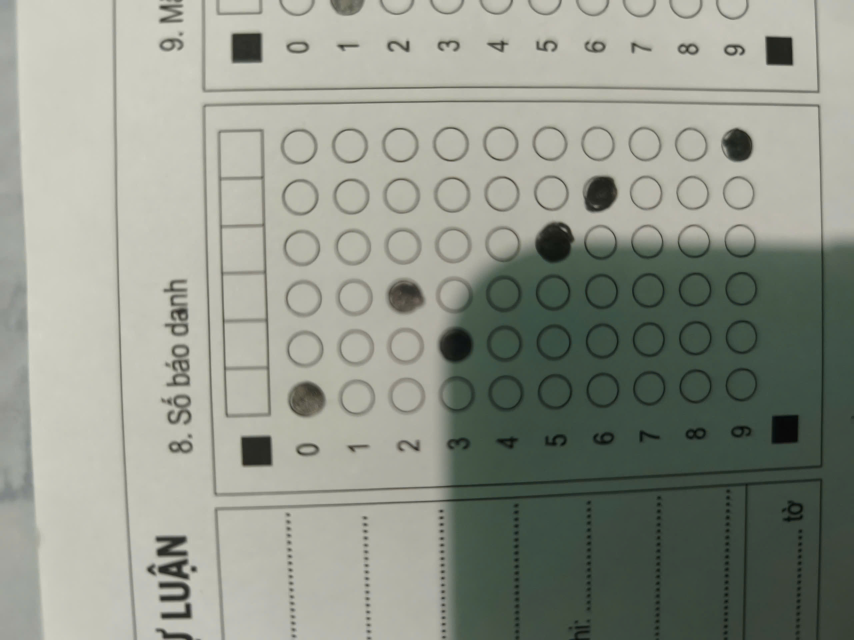
#> input picture test/fixtures/shadow-candidate.png, 2560 x 1920 px (shown at 1/3 size); its folder holds 3 pictures in this run
$ python shadow_normalization_probe.py
#> lines starting #> are read from the running program, lines starting #| are printed output that depends on the picture
"""Offline experiment only; does not modify app code or original fixtures."""
from pathlib import Path
from PIL import Image, ImageFilter
import numpy as np
r=Path(__file__).resolve().parents[1]
for part in ['candidate','code','answers']:
    image=Image.open(r/f'test/fixtures/shadow-{part}.png').convert('L')
    small=image.copy(); small.thumbnail((500,500))
#> after `small.thumbnail((500, 500))`:
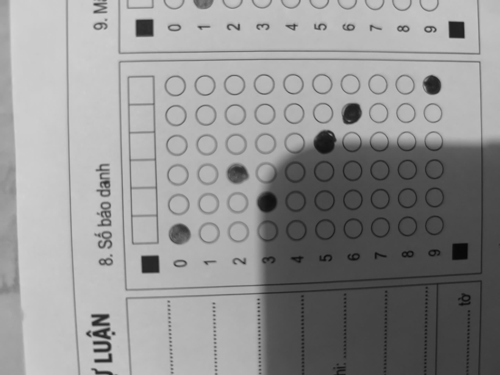
#> small: PIL image 500x375 L; min 8, max 212, mean 146.9
    illumination=small.filter(ImageFilter.MaxFilter(31)).filter(ImageFilter.GaussianBlur(3))
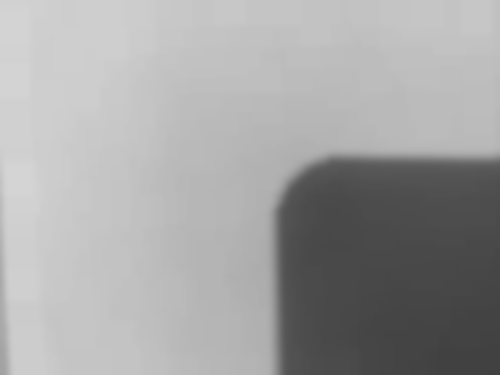
#> illumination: PIL image 500x375 L; min 63, max 212, mean 162.4
    illumination=illumination.resize(image.size,Image.Resampling.BILINEAR)
#> illumination: PIL image 2560x1920 L
    raw=np.asarray(image,dtype=np.float32); bg=np.asarray(illumination,dtype=np.float32)
    corrected=np.minimum(255,raw*240/np.maximum(bg,20)).astype(np.uint8)
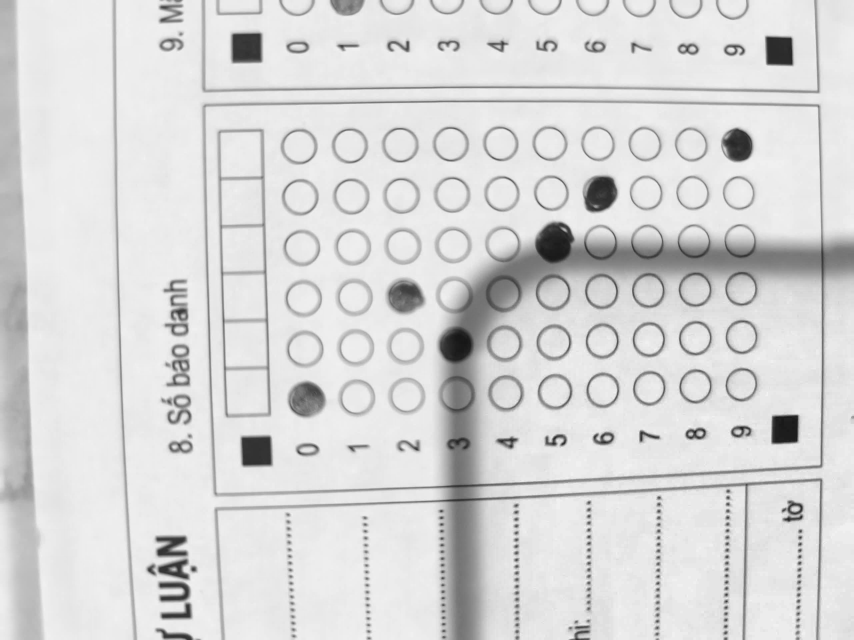
#> corrected: shape (1920, 2560) (shown at 1/3 size); min 16, max 255, mean 215.9
    Image.fromarray(corrected).save(r/f'build/shadow-normalized-{part}.png')
    print(part, 'paper illumination percentiles',np.percentile(bg,[5,50,95]).round().tolist())
#| candidate paper illumination percentiles [70.0, 187.0, 206.0]
#> pass 2 of the loop `for part in ['candidate','code','answers']:`:
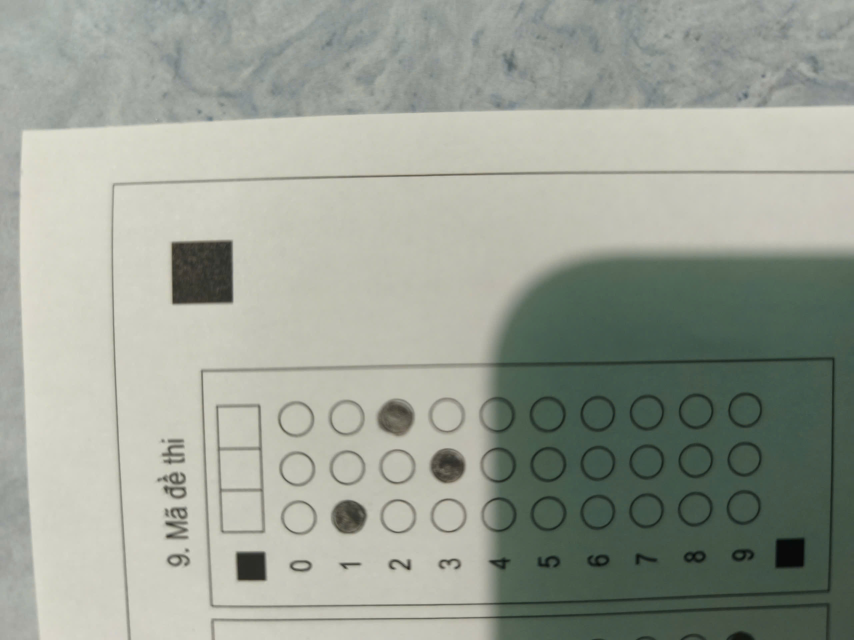
#> input picture test/fixtures/shadow-code.png, 2560 x 1920 px (shown at 1/3 size)
#> `illumination=small.filter(ImageFilter.MaxFilter(31)).filter(ImageFilte..`:
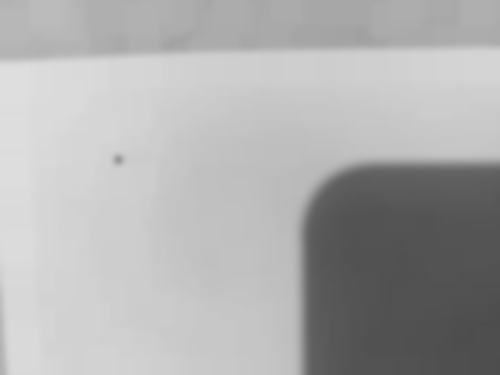
#> illumination: PIL image 500x375 L; min 76, max 222, mean 173.6
#> `corrected=np.minimum(255,raw*240/np.maximum(bg,20)).astype(np.uint8)`:
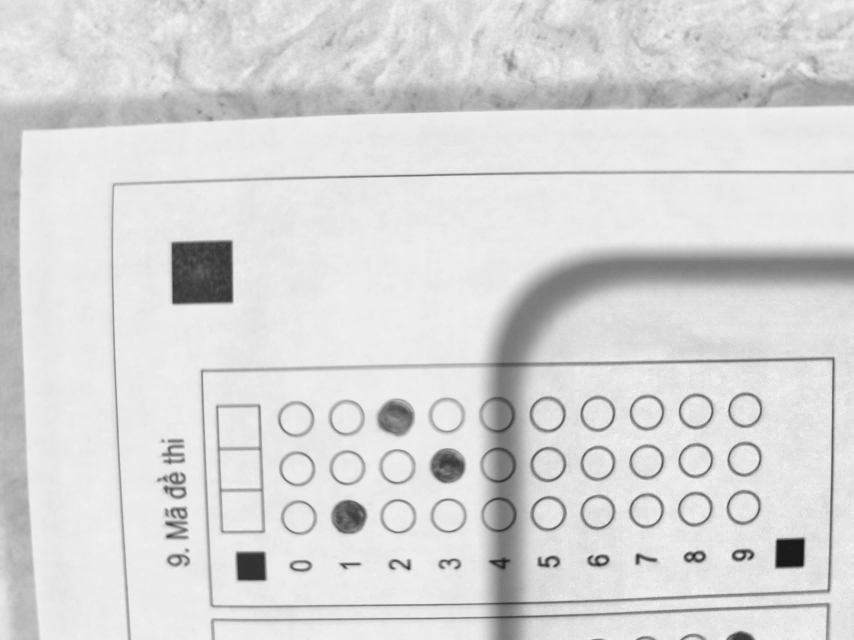
#> corrected: shape (1920, 2560) (shown at 1/3 size); min 18, max 255, mean 215.9
#| code paper illumination percentiles [82.0, 195.0, 217.0]
#> pass 3 of the loop `for part in ['candidate','code','answers']:`:
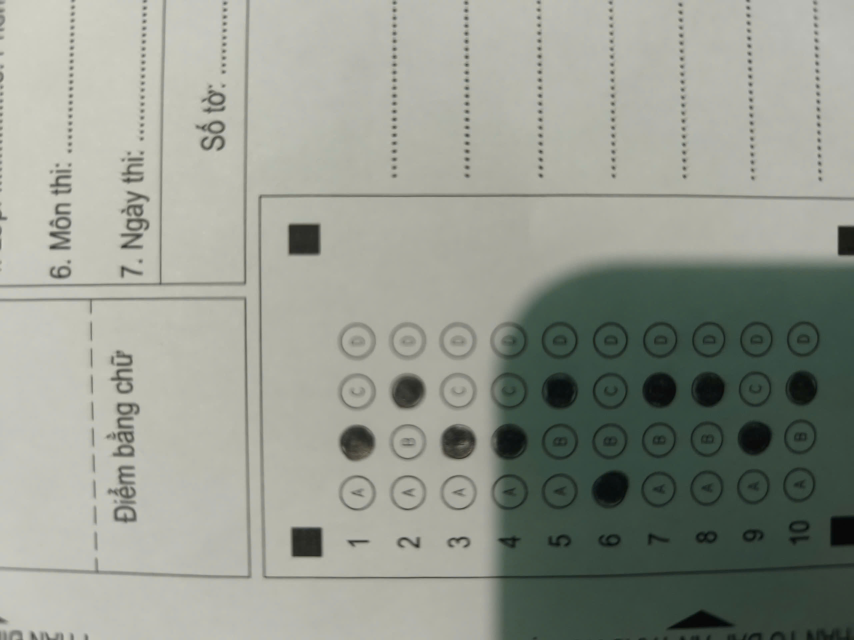
#> input picture test/fixtures/shadow-answers.png, 2560 x 1920 px (shown at 1/3 size)
#> `illumination=small.filter(ImageFilter.MaxFilter(31)).filter(ImageFilte..`:
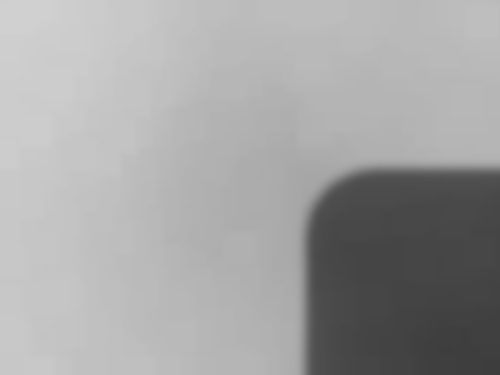
#> illumination: PIL image 500x375 L; min 60, max 208, mean 162.6
#> `corrected=np.minimum(255,raw*240/np.maximum(bg,20)).astype(np.uint8)`:
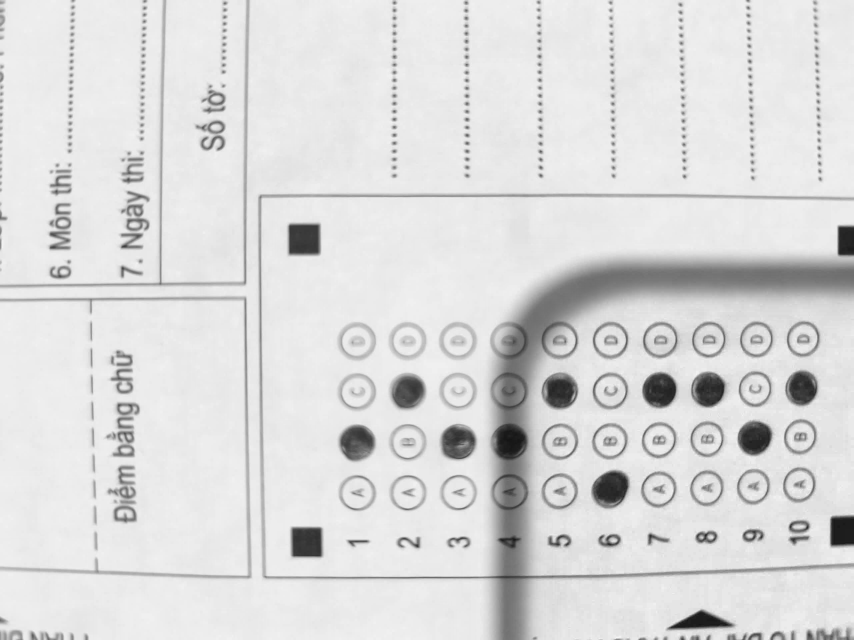
#> corrected: shape (1920, 2560) (shown at 1/3 size); min 15, max 255, mean 218.9
#| answers paper illumination percentiles [68.0, 182.0, 203.0]
